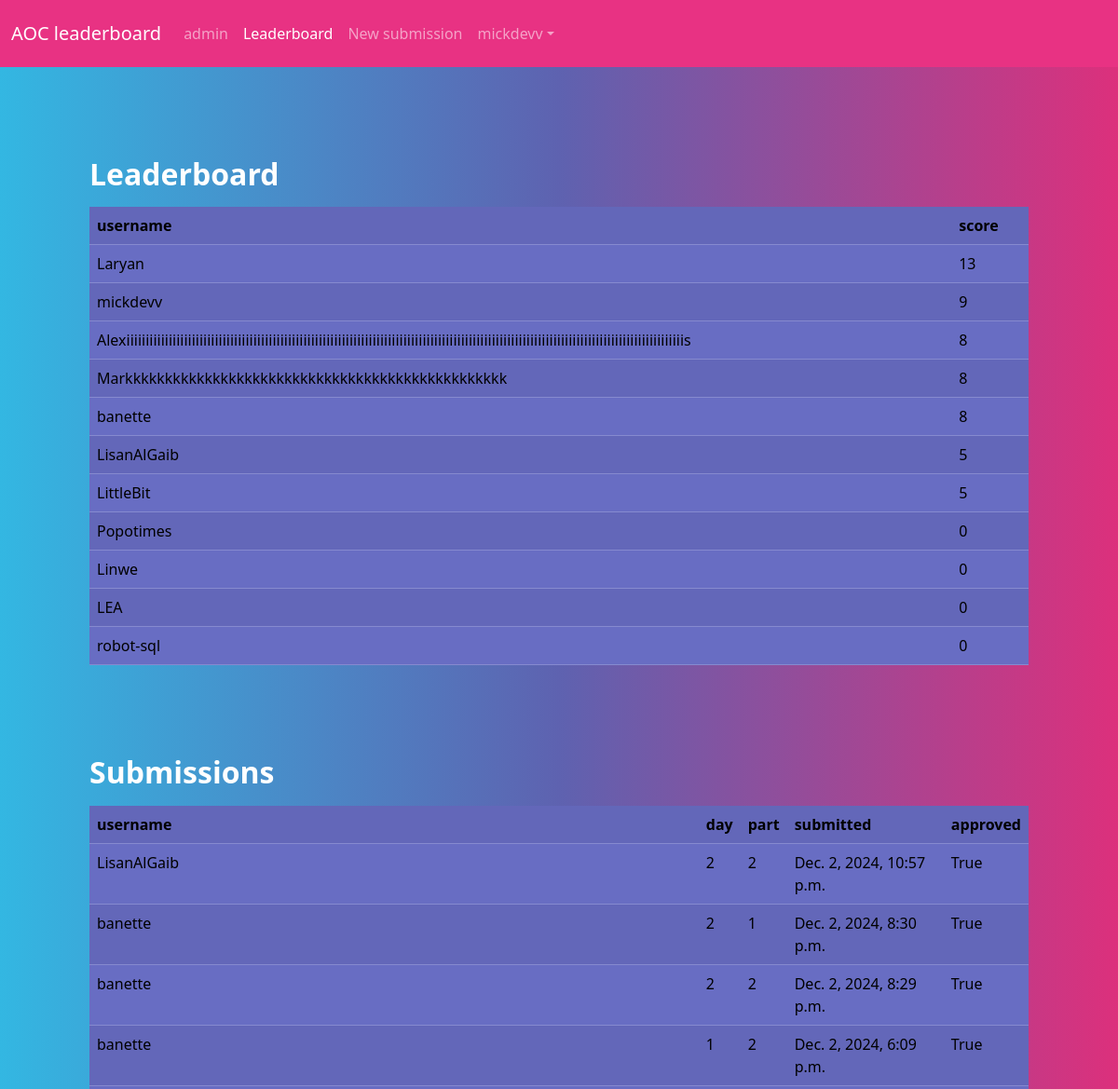
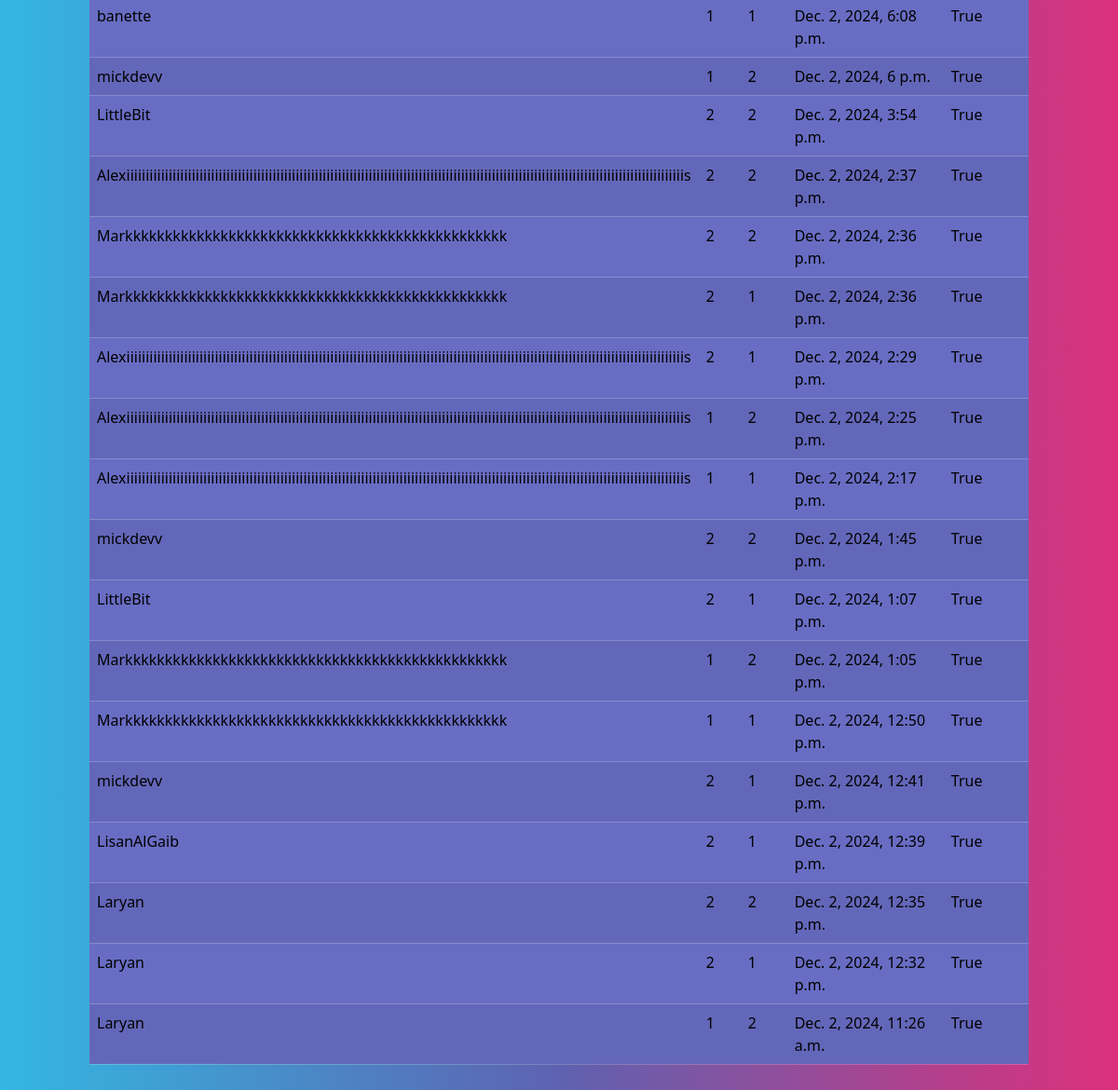
The app's page / (signed in) with its own data (2 pictures, top to bottom).
### main/models.py (models this page shows, shortened)
class UserProfile(models.Model):
    user = models.OneToOneField(User, on_delete=models.CASCADE, related_name='profile')
    score = models.IntegerField(default=0)

class Submission(models.Model):
    DAY_CHOICES = [(i, f"Day {i}") for i in range(1, 26)]  # Dropdown for days 1 to 25
    PART_CHOICES = [(1, "Part 1"), (2, "Part 2")]  # Dropdown for parts
    createdAt = models.DateTimeField(auto_now_add=True)
    approved = models.BooleanField(default=False)
    user = models.ForeignKey(User, on_delete=models.CASCADE)
    image = models.ImageField(upload_to ='uploads/')
    day = models.IntegerField(choices=DAY_CHOICES)
    part = models.IntegerField(choices=PART_CHOICES)
    code = models.FileField(upload_to='uploads/text_files/')

### main/views.py (the view)
# urls.py: path('', views.leaderboard, name='home'),
@login_required(login_url='/login')
def leaderboard(request):
    users, submissions = calculateScores()
    return render(request, 'leaderboard.html', {'submissions': submissions, 'users': users})

### main/templates/leaderboard.html
{% extends 'base.html' %}
{% block content %}
<h2>Leaderboard</h2>
<table class="table table-striped mb-5 p-0">
    <tr>
        <th>username</th>
        <th>score</th>
    </tr>
    {% for user in users %}
    <tr>
        <td>{{ user.username }}</td>
        <td>{{ user.profile.score }}</td>
    </tr>
    {% endfor %}
</table>
<h2>Submissions</h2>
<table class="table table-striped mb-5 p-0">
    <tr>
        <th>username</th>
        <th>day</th>
        <th>part</th>
        <th>submitted</th>
        <th>approved</th>
    </tr>
    {% for sub in submissions %}
    <tr>
        <td>{{ sub.user.username }}</td>
        <td>{{ sub.day }}</td>
        <td>{{ sub.part }}</td>
        <td>{{ sub.createdAt }}</td>
        <td>{{ sub.approved }}</td>
    </tr>
    {% endfor %}
</table>
{% endblock %}

### main/templates/base.html (shortened to what this page needs)
<!DOCTYPE html>
<html lang="en">
<head>
    {% load static %}
    {% load bootstrap5 %}
    {% bootstrap_css %}
    <link rel="stylesheet" href="{% static 'quartz.css' %}">
</head>
<body>
    {% with request.resolver_match.url_name as url_name %}
    <nav class="navbar sticky-top navbar-expand-lg navbar-dark bg-primary">
        <div class="container-fluid">
            <a class="navbar-brand" href="{% url 'home' %}">AOC leaderboard</a>
            <div class="collapse navbar-collapse" id="navbarSupportedContent">
                <ul class="navbar-nav me-auto mb-2 mb-lg-0">
                    {% if user.is_authenticated %}
                    {% if user.is_staff %}
                    <li class="nav-item">
                        <a class="nav-link {% if url_name == 'admin' %}active{% endif %}" href="/admin">admin</a>
                    </li>
                    {% endif %}
                    <li class="nav-item">
                        <a class="nav-link {% if url_name == 'home' %}active{% endif %}"
                            href="{% url 'home' %}">Leaderboard</a>
                    </li>
                    <li class="nav-item">
                        <a class="nav-link {% if url_name == 'submission' %}active{% endif %}"
                            href="{% url 'submission' %}">New submission</a>
                    </li>
                    <li class="nav-item dropdown">
                        <a class="nav-link dropdown-toggle" data-bs-toggle="dropdown" href="" role="button"
                            aria-haspopup="true" aria-expanded="true">{{ user.username }}</a>
                    </li>
                    {% endif %}
                </ul>
            </div>
        </div>
    </nav>
    {% endwith %}
    <div class="m-5 justify-content-center content">
        {% block content %}
        {% endblock content %}
    </div>
</body>
</html>

### records on screen
Submission: user.username "LisanAlGaib", day "2", part "2", createdAt "Dec. 2, 2024, 10:57 p.m.", approved "True"
Submission: user.username "banette", day "2", part "1", createdAt "Dec. 2, 2024, 8:30 p.m.", approved "True"
Submission: user.username "banette", day "2", part "2", createdAt "Dec. 2, 2024, 8:29 p.m.", approved "True"
Submission: user.username "banette", day "1", part "2", createdAt "Dec. 2, 2024, 6:09 p.m.", approved "True"
Submission: user.username "banette", day "1", part "1", createdAt "Dec. 2, 2024, 6:08 p.m.", approved "True"
Submission: user.username "mickdevv", day "1", part "2", createdAt "Dec. 2, 2024, 6 p.m.", approved "True"
Submission: user.username "LittleBit", day "2", part "2", createdAt "Dec. 2, 2024, 3:54 p.m.", approved "True"
Submission: user.username "Alexiiiiiiiiiiiiiiiiiiiiiiiiiiiiiiiiiiiiiiiiiiiiiiiiiiiiiiiiiiiiiiiiiiiiiiiiiiiiiiiiiiiiiiiiiiiiiiiiiiiiiiiiiiiiiiiiiiiiiiiiiiiiiiiiiiiiiiiiiiiiiiiiis", day "2", part "2", createdAt "Dec. 2, 2024, 2:37 p.m.", approved "True"
Submission: user.username "Markkkkkkkkkkkkkkkkkkkkkkkkkkkkkkkkkkkkkkkkkkkkkkkk", day "2", part "2", createdAt "Dec. 2, 2024, 2:36 p.m.", approved "True"
Submission: user.username "Markkkkkkkkkkkkkkkkkkkkkkkkkkkkkkkkkkkkkkkkkkkkkkkk", day "2", part "1", createdAt "Dec. 2, 2024, 2:36 p.m.", approved "True"
Submission: user.username "Alexiiiiiiiiiiiiiiiiiiiiiiiiiiiiiiiiiiiiiiiiiiiiiiiiiiiiiiiiiiiiiiiiiiiiiiiiiiiiiiiiiiiiiiiiiiiiiiiiiiiiiiiiiiiiiiiiiiiiiiiiiiiiiiiiiiiiiiiiiiiiiiiiis", day "2", part "1", createdAt "Dec. 2, 2024, 2:29 p.m.", approved "True"
Submission: user.username "Alexiiiiiiiiiiiiiiiiiiiiiiiiiiiiiiiiiiiiiiiiiiiiiiiiiiiiiiiiiiiiiiiiiiiiiiiiiiiiiiiiiiiiiiiiiiiiiiiiiiiiiiiiiiiiiiiiiiiiiiiiiiiiiiiiiiiiiiiiiiiiiiiiis", day "1", part "2", createdAt "Dec. 2, 2024, 2:25 p.m.", approved "True"
Submission: user.username "Alexiiiiiiiiiiiiiiiiiiiiiiiiiiiiiiiiiiiiiiiiiiiiiiiiiiiiiiiiiiiiiiiiiiiiiiiiiiiiiiiiiiiiiiiiiiiiiiiiiiiiiiiiiiiiiiiiiiiiiiiiiiiiiiiiiiiiiiiiiiiiiiiiis", day "1", part "1", createdAt "Dec. 2, 2024, 2:17 p.m.", approved "True"
Submission: user.username "mickdevv", day "2", part "2", createdAt "Dec. 2, 2024, 1:45 p.m.", approved "True"
Submission: user.username "LittleBit", day "2", part "1", createdAt "Dec. 2, 2024, 1:07 p.m.", approved "True"
Submission: user.username "Markkkkkkkkkkkkkkkkkkkkkkkkkkkkkkkkkkkkkkkkkkkkkkkk", day "1", part "2", createdAt "Dec. 2, 2024, 1:05 p.m.", approved "True"
Submission: user.username "Markkkkkkkkkkkkkkkkkkkkkkkkkkkkkkkkkkkkkkkkkkkkkkkk", day "1", part "1", createdAt "Dec. 2, 2024, 12:50 p.m.", approved "True"
Submission: user.username "mickdevv", day "2", part "1", createdAt "Dec. 2, 2024, 12:41 p.m.", approved "True"
Submission: user.username "LisanAlGaib", day "2", part "1", createdAt "Dec. 2, 2024, 12:39 p.m.", approved "True"
Submission: user.username "Laryan", day "2", part "2", createdAt "Dec. 2, 2024, 12:35 p.m.", approved "True"
Submission: user.username "Laryan", day "2", part "1", createdAt "Dec. 2, 2024, 12:32 p.m.", approved "True"
Submission: user.username "Laryan", day "1", part "2", createdAt "Dec. 2, 2024, 11:26 a.m.", approved "True"

### other values on screen
{{ user.username }} "mickdevv"
{{ user.username }} "Laryan"
{{ user.profile.score }} "13"
{{ user.profile.score }} "9"
{{ user.username }} "Alexiiiiiiiiiiiiiiiiiiiiiiiiiiiiiiiiiiiiiiiiiiiiiiiiiiiiiiiiiiiiiiiiiiiiiiiiiiiiiiiiiiiiiiiiiiiiiiiiiiiiiiiiiiiiiiiiiiiiiiiiiiiiiiiiiiiiiiiiiiiiiiiiis"
{{ user.profile.score }} "8"
{{ user.username }} "Markkkkkkkkkkkkkkkkkkkkkkkkkkkkkkkkkkkkkkkkkkkkkkkk"
{{ user.username }} "banette"
{{ user.username }} "LisanAlGaib"
{{ user.profile.score }} "5"
{{ user.username }} "LittleBit"
{{ user.username }} "Popotimes"
{{ user.profile.score }} "0"
{{ user.username }} "Linwe"
{{ user.username }} "LEA"
